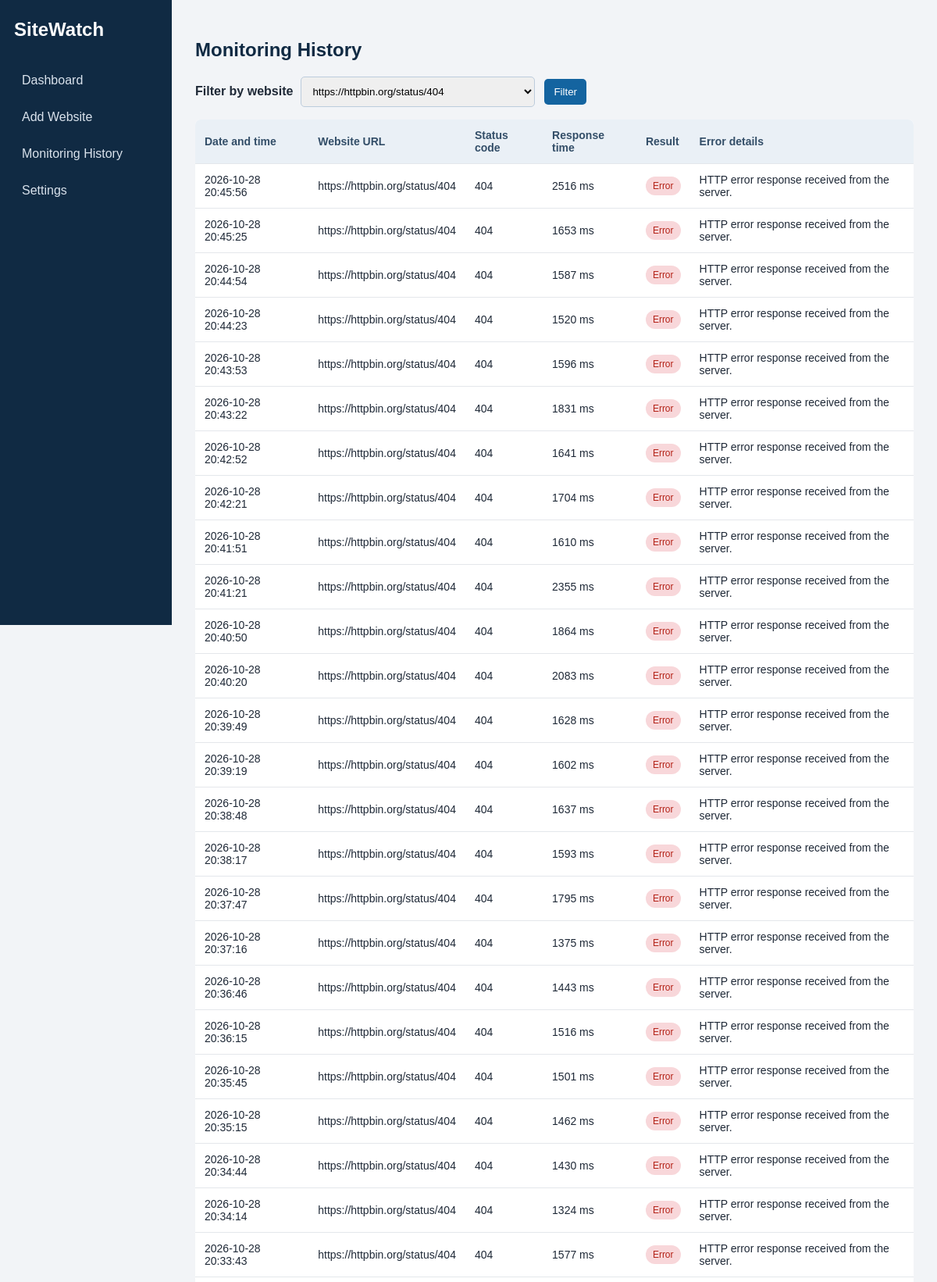
The app's page /history?website_id=2 (upper part) with its own data.
### tables this page shows
CREATE TABLE MonitoringHistory (
            id INTEGER PRIMARY KEY AUTOINCREMENT,
            website_id INTEGER NOT NULL,
            status_code INTEGER,
            response_time INTEGER NOT NULL,
            result TEXT NOT NULL,
            checked_at TEXT NOT NULL,
            error_message TEXT,
            FOREIGN KEY (website_id) REFERENCES Websites(id) ON DELETE CASCADE
        );

CREATE TABLE Websites (
            id INTEGER PRIMARY KEY AUTOINCREMENT,
            url TEXT UNIQUE NOT NULL,
            interval_seconds INTEGER NOT NULL,
            created_at TEXT NOT NULL
        );

### app.py (the view)
@app.route("/history")
def history():
    website_id = request.args.get("website_id", "")
    connection = get_db()
    websites = connection.execute("SELECT id, url FROM Websites ORDER BY url").fetchall()
    if website_id:
        records = connection.execute("""
            SELECT h.*, w.url FROM MonitoringHistory h
            JOIN Websites w ON w.id = h.website_id
            WHERE h.website_id = ? ORDER BY h.checked_at DESC, h.id DESC
        """, (website_id,)).fetchall()
    else:
        records = connection.execute("""
            SELECT h.*, w.url FROM MonitoringHistory h
            JOIN Websites w ON w.id = h.website_id
            ORDER BY h.checked_at DESC, h.id DESC
        """).fetchall()
    connection.close()
    return render_template("history.html", records=records, websites=websites, selected=website_id)

### app.py (called while the page is built)
def get_db():
    connection = sqlite3.connect(DB_NAME)
    connection.row_factory = sqlite3.Row
    connection.execute("PRAGMA foreign_keys = ON")
    return connection

### templates/history.html (shortened to what this page needs)
{% extends "base.html" %}
{% block content %}
<h2>Monitoring History</h2>
<form class="filter-form" method="get">
    <label for="website_id">Filter by website</label>
    <select id="website_id" name="website_id">
        {% for website in websites %}
        <option value="{{ website.id }}" {% if selected == website.id|string %}selected{% endif %}>{{ website.url }}</option>
        {% endfor %}
    </select>
    <button class="button" type="submit">Filter</button>
</form>
{% if records %}
<div class="table-wrap">
<table>
    <thead><tr><th>Date and time</th><th>Website URL</th><th>Status code</th><th>Response time</th><th>Result</th><th>Error details</th></tr></thead>
    <tbody>
    {% for row in records %}
    <tr>
        <td>{{ row.checked_at }}</td><td>{{ row.url }}</td>
        <td>{{ row.status_code if row.status_code is not none else '-' }}</td>
        <td>{{ row.response_time }} ms</td>
        <td><span class="badge {{ 'online' if row.result == 'Online' else 'failed' }}">{{ row.result }}</span></td>
        <td>{{ row.error_message if row.error_message else '-' }}</td>
    </tr>
    {% endfor %}
    </tbody>
</table>
</div>
{% else %}
<p class="empty">No monitoring history is available.</p>
{% endif %}
{% endblock %}

### static/style.css (style rules this page uses)
* { box-sizing: border-box; }
body { margin: 0; font-family: Arial, Helvetica, sans-serif; background: #f2f4f7; color: #1f2937; }
h2, h3 { color: #102a43; }
.table-wrap { overflow-x: auto; background: white; border-radius: 7px; }
table { width: 100%; border-collapse: collapse; }
th { background: #eaf0f6; text-align: left; color: #334e68; }
th, td { padding: 12px; border-bottom: 1px solid #e4e7eb; font-size: 14px; }
.badge { display: inline-block; padding: 5px 9px; border-radius: 12px; font-size: 12px; background: #d9e2ec; color: #334e68; }
.badge.failed { background: #f8d7da; color: #b42318; }
.button { border: 0; border-radius: 5px; background: #1464a0; color: white; padding: 9px 12px; cursor: pointer; text-decoration: none; margin: 2px; }
label { display: block; margin: 12px 0 6px; font-weight: bold; }
input, select { width: 100%; max-width: 500px; padding: 10px; border: 1px solid #bcccdc; border-radius: 5px; margin-bottom: 12px; }
.filter-form { display: flex; align-items: center; gap: 10px; margin-bottom: 16px; }
.filter-form label { margin: 0; }
.filter-form select { width: 300px; margin: 0; }

### records on screen
MonitoringHistory: checked_at "2026-10-28 20:45:56", url "https://httpbin.org/status/404", status_code "404", response_time "2516", result "Error", error_message "HTTP error response received from the server."
MonitoringHistory: checked_at "2026-10-28 20:45:25", url "https://httpbin.org/status/404", status_code "404", response_time "1653", result "Error", error_message "HTTP error response received from the server."
MonitoringHistory: checked_at "2026-10-28 20:44:54", url "https://httpbin.org/status/404", status_code "404", response_time "1587", result "Error", error_message "HTTP error response received from the server."
MonitoringHistory: checked_at "2026-10-28 20:44:23", url "https://httpbin.org/status/404", status_code "404", response_time "1520", result "Error", error_message "HTTP error response received from the server."
MonitoringHistory: checked_at "2026-10-28 20:43:53", url "https://httpbin.org/status/404", status_code "404", response_time "1596", result "Error", error_message "HTTP error response received from the server."
MonitoringHistory: checked_at "2026-10-28 20:43:22", url "https://httpbin.org/status/404", status_code "404", response_time "1831", result "Error", error_message "HTTP error response received from the server."
MonitoringHistory: checked_at "2026-10-28 20:42:52", url "https://httpbin.org/status/404", status_code "404", response_time "1641", result "Error", error_message "HTTP error response received from the server."
MonitoringHistory: checked_at "2026-10-28 20:42:21", url "https://httpbin.org/status/404", status_code "404", response_time "1704", result "Error", error_message "HTTP error response received from the server."
MonitoringHistory: checked_at "2026-10-28 20:41:51", url "https://httpbin.org/status/404", status_code "404", response_time "1610", result "Error", error_message "HTTP error response received from the server."
MonitoringHistory: checked_at "2026-10-28 20:41:21", url "https://httpbin.org/status/404", status_code "404", response_time "2355", result "Error", error_message "HTTP error response received from the server."
MonitoringHistory: checked_at "2026-10-28 20:40:50", url "https://httpbin.org/status/404", status_code "404", response_time "1864", result "Error", error_message "HTTP error response received from the server."
MonitoringHistory: checked_at "2026-10-28 20:40:20", url "https://httpbin.org/status/404", status_code "404", response_time "2083", result "Error", error_message "HTTP error response received from the server."
MonitoringHistory: checked_at "2026-10-28 20:39:49", url "https://httpbin.org/status/404", status_code "404", response_time "1628", result "Error", error_message "HTTP error response received from the server."
MonitoringHistory: checked_at "2026-10-28 20:39:19", url "https://httpbin.org/status/404", status_code "404", response_time "1602", result "Error", error_message "HTTP error response received from the server."
MonitoringHistory: checked_at "2026-10-28 20:38:48", url "https://httpbin.org/status/404", status_code "404", response_time "1637", result "Error", error_message "HTTP error response received from the server."
MonitoringHistory: checked_at "2026-10-28 20:38:17", url "https://httpbin.org/status/404", status_code "404", response_time "1593", result "Error", error_message "HTTP error response received from the server."
MonitoringHistory: checked_at "2026-10-28 20:37:47", url "https://httpbin.org/status/404", status_code "404", response_time "1795", result "Error", error_message "HTTP error response received from the server."
MonitoringHistory: checked_at "2026-10-28 20:37:16", url "https://httpbin.org/status/404", status_code "404", response_time "1375", result "Error", error_message "HTTP error response received from the server."
MonitoringHistory: checked_at "2026-10-28 20:36:46", url "https://httpbin.org/status/404", status_code "404", response_time "1443", result "Error", error_message "HTTP error response received from the server."
MonitoringHistory: checked_at "2026-10-28 20:36:15", url "https://httpbin.org/status/404", status_code "404", response_time "1516", result "Error", error_message "HTTP error response received from the server."
MonitoringHistory: checked_at "2026-10-28 20:35:45", url "https://httpbin.org/status/404", status_code "404", response_time "1501", result "Error", error_message "HTTP error response received from the server."
MonitoringHistory: checked_at "2026-10-28 20:35:15", url "https://httpbin.org/status/404", status_code "404", response_time "1462", result "Error", error_message "HTTP error response received from the server."
MonitoringHistory: checked_at "2026-10-28 20:34:44", url "https://httpbin.org/status/404", status_code "404", response_time "1430", result "Error", error_message "HTTP error response received from the server."
MonitoringHistory: checked_at "2026-10-28 20:34:14", url "https://httpbin.org/status/404", status_code "404", response_time "1324", result "Error", error_message "HTTP error response received from the server."
MonitoringHistory: checked_at "2026-10-28 20:33:43", url "https://httpbin.org/status/404", status_code "404", response_time "1577", result "Error", error_message "HTTP error response received from the server."

### other values on screen
form field website_id "https://httpbin.org/status/404"
